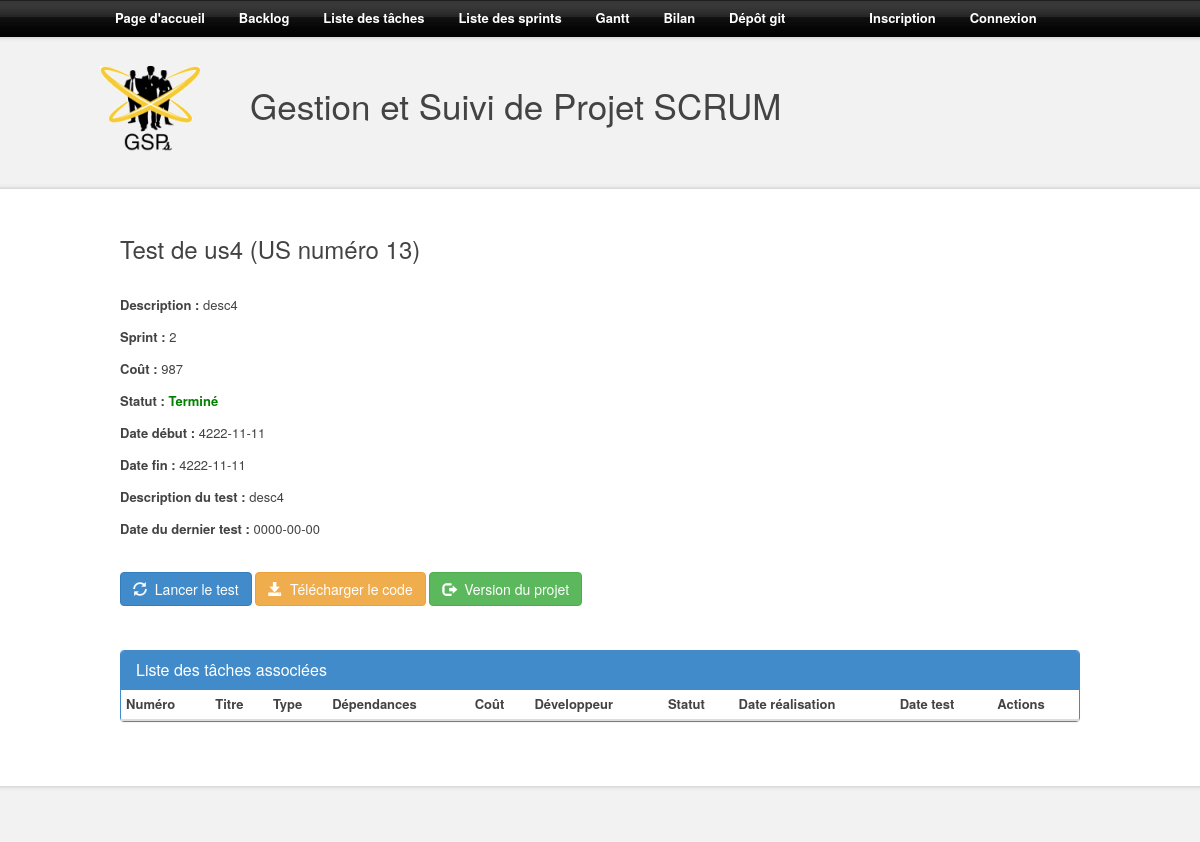
/us.php?ID=13, run on the app's committed database.
### tables this page shows
CREATE TABLE IF NOT EXISTS `us` (
  `ID` int(11) NOT NULL AUTO_INCREMENT,
  `titre` text NOT NULL,
  `description` text,
  `ID_sprint` int(11) DEFAULT NULL,
  `cout` int(11) NOT NULL,
  `statut` int(11) NOT NULL,
  `date_debut` date NOT NULL,
  `date_fin` date NOT NULL,
  `date_test` date DEFAULT NULL,
  `code_test` text,
  `description_test` text,
  `lien_git` text,
  PRIMARY KEY (`ID`),
  KEY `ID_sprint` (`ID_sprint`)
);

### src/bdd/bdd.php (called while the page is built, shortened)
<?php
class BDD
{
	private $PDOInstance = null;
	private static $instance = null;
	private function __construct()
	{
		$this->PDOInstance = new PDO('mysql:charset=utf8;dbname='.self::DEFAULT_SQL_DTB.';host='.self::DEFAULT_SQL_HOST,self::DEFAULT_SQL_USER ,self::DEFAULT_SQL_PASS);
	}
	public static function getConnection()
	{
		if(is_null(self::$instance))
		{
			self::$instance = new BDD();
		}
		return self::$instance;
	}
	public function query($query)
	{
		return $this->PDOInstance->query($query);
	}
}
?>

### src/models/us.php (called while the page is built, shortened)
<?php
class ModelUs
{
	public function _getUs($id)
	{
		return BDD::getConnection()->query('SELECT * FROM us WHERE ID = '.$id);
	}
}

### src/controllers/us.php (the view, shortened to what this page needs)
<?php
include("models/us.php");
class ControllerUs
{
	private $modelUs;
	public function __construct()
	{
		$this->modelUs = new ModelUs();
	}
	private function _UsStatus($s)
	{
		if($s == 0)
		{ $status = '<span class="afaire">A faire</span>'; }
		else if($s == 1)
		{ $status = '<span class="encours">En cours</span>'; }
		else
		{ $status = '<span class="termine">Terminé</span>'; }
		return $status;
	}
		?>
		<?php
	public function _buildUsInfo($id)
	{
		$us = $this->modelUs->_getUs($id)->fetch(PDO::FETCH_ASSOC);
		?>
		<h3><?php echo $us['titre']; ?> (US numéro <?php echo $us['ID']; ?>)</h3><br />
		<p><b>Description :</b> <?php echo $us['description']; ?></p>
		<p><b>Sprint :</b> <?php echo $us['ID_sprint']; ?></p>
		<p><b>Coût :</b> <?php echo $us['cout']; ?></p>
		<p><b>Statut :</b> <?php echo $this->_UsStatus($us['statut']); ?></p>
		<p><b>Date début :</b> <?php echo $us['date_debut']; ?></p>
		<p><b>Date fin :</b> <?php echo $us['date_fin']; ?></p>
		<p><b>Description du test :</b> <?php echo $us['description_test']; ?></p>
		<p><b>Date du dernier test :</b> <?php echo $us['date_test']; ?></p>
		<br />
		<?php
	}
}

### src/structure/design/style.css (style rules this page uses)
html, body { height : 100%; margin : 0px; padding : 0px; font-family : Trebuchet MS , sans-serif; }
p { margin-top : 0px; }
.termine { font-weight : bold; color : green; }

### data on the page
us: titre "Test de us4", ID "13", description "desc4", ID_sprint "2", cout "987", date_debut "4222-11-11", date_fin "4222-11-11", description_test "desc4", date_test "0000-00-00"
